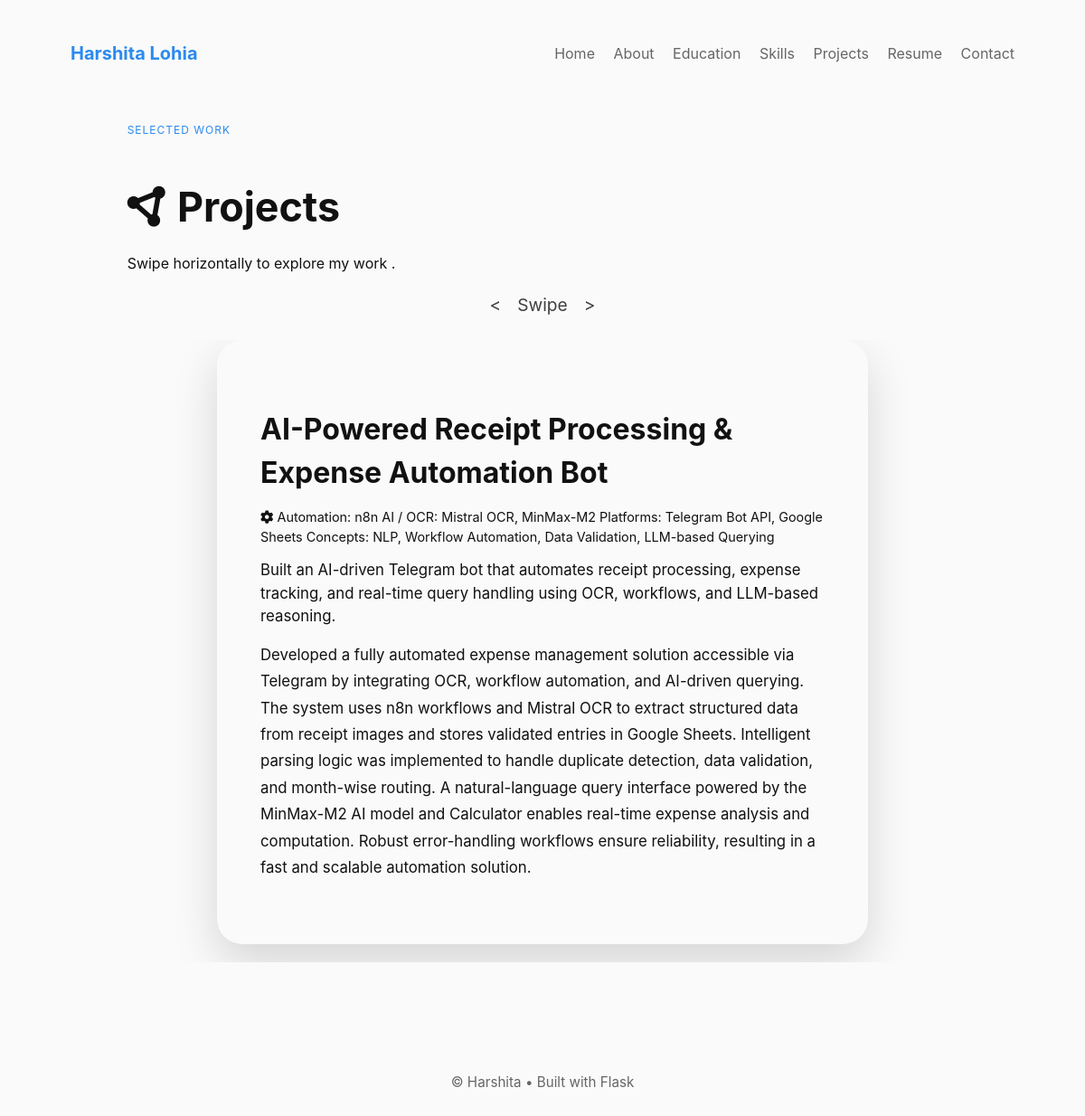
The app's page /projects with its own data.
### models.py (models this page shows, shortened)
class Project(db.Model):
    id = db.Column(db.Integer, primary_key=True)
    title = db.Column(db.String(150), nullable=False)
    short_description = db.Column(db.String(300))
    description = db.Column(db.Text)
    tech_stack = db.Column(db.String(300))  # comma separated
    image_filename = db.Column(db.String(300))
    created_at = db.Column(db.DateTime, default=datetime.utcnow)

### app.py (the view)
@app.route("/projects")
def projects():
    projects = Project.query.order_by(Project.created_at.desc()).all()
    return render_template("projects.html", projects=projects)

### templates/projects.html
{% extends "base.html" %}
{% block content %}
<section class="projects-section">
  <div class="projects-header">
    <span class="projects-tag">Selected Work</span>
    <h1><i class="fa-solid fa-circle-nodes"></i> Projects</h1>
    <p>Swipe horizontally to explore my work .</p>
  </div>
  <div class="carousel-indicators">
    <span>&lt;</span>
    <span>Swipe</span>
    <span>&gt;</span>
  </div>
  <div class="projects-carousel">
    {% for project in projects %}
    <div class="project-slide">
      <div class="project-card">
        <h2>{{ project.title }}</h2>
        {% if project.tech_stack %}
        <p class="project-tech"><i class="fa-solid fa-gear"> </i> {{ project.tech_stack }}</p>
        {% endif %}
        <p class="project-short">{{ project.short_description }}</p>
        <div class="project-description">
          {{ project.description }}
        </div>
      </div>
    </div>
    {% endfor %}
  </div>
</section>
{% endblock %}

### templates/base.html (shortened to what this page needs)
<!doctype html>
<html lang="en">
<head>
  <link rel="stylesheet" href="https://cdnjs.cloudflare.com/ajax/libs/font-awesome/6.5.0/css/all.min.css">
  <link rel="stylesheet" href="{{ url_for('static', filename='css/styles.css') }}">
</head>
<body>
  <div class="container">
    <header class="header">
      <div class="brand">Harshita Lohia</div>
    <nav class="nav">
  <a href="{{ url_for('home') }}">Home</a>
  <a href="{{ url_for('about') }}">About</a>
  <a href="{{ url_for('education') }}">Education</a>
  <a href="{{ url_for('skills') }}">Skills</a>
  <a href="{{ url_for('projects') }}">Projects</a>
  <a href="{{ url_for('resume') }}">Resume</a>
  <a href="{{ url_for('contact_me') }}">Contact</a>
</nav>
    </header>
    {% block content %}{% endblock %}
    <footer class="footer">
      © {{ config.get('APP_AUTHOR', 'Harshita') }} • Built with Flask
    </footer>
  </div>
</body>
</html>

### static/css/styles.css (style rules this page uses)
:root { --accent:#2b8aef; --muted:#666; --bg:#fafafa; --card:#ffffff; --max-width:1100px; font-family: Inter, system-ui, -apple-system, "Segoe UI", Roboto, "Helvetica Neue", Arial; }
html { scroll-behavior: smooth; }
* { box-sizing:border-box }
body { margin:0;background:var(--bg);color:#111;line-height:1.5 }
.container { max-width:var(--max-width);margin:0 auto;padding:28px }
.header { display:flex;align-items:center;justify-content:space-between;padding:16px 0 }
.brand { font-weight:700;font-size:1.25rem;color:var(--accent) }
.nav a { margin-left:16px;color:var(--muted);text-decoration:none }
.footer { padding:18px 0;color:var(--muted);font-size:0.95rem;text-align:center;margin-top:24px }
.nav a { position: relative; transition: color 0.2s ease; }
.nav a::after { content: ""; position: absolute; width: 0%; height: 2px; bottom: -4px; left: 0; background: #2b8aef; transition: width 0.25s ease; }
.projects-section { min-height: 80vh; padding: 40px 6% 80px; }
.projects-header { max-width: 600px; margin-bottom: 50px; }
.projects-header h1 { font-size: 2.6rem; margin-bottom: 10px; }
.projects-header p { color: var(--muted-text); font-size: 1.05rem; }
.project-card { background: var(--card-bg); padding: 24px; border-radius: 22px; box-shadow: var(--shadow); }
.project-short { margin: 14px 0; color: var(--muted-text); }
.project-tech { font-size: 0.85rem; margin-bottom: 10px; }
.projects-section { min-height: 100vh; padding: 40px 6% 80px; overflow: hidden; }
.projects-header { max-width: 600px; margin-bottom: 40px; }
.projects-carousel { display: flex; gap: 40px; overflow-x: auto; scroll-snap-type: x mandatory; padding-bottom: 20px; scroll-behavior: smooth; }
.projects-carousel { -ms-overflow-style: none; scrollbar-width: none; }
.project-slide { flex: 0 0 100%; scroll-snap-align: center; display: flex; justify-content: center; }
.project-card { max-width: 700px; width: 100%; background: var(--card-bg); padding: 50px; border-radius: 28px; box-shadow: var(--shadow); }
.project-card h2 { font-size: 2rem; margin-bottom: 14px; }
.project-tech { font-size: 0.9rem; margin-bottom: 18px; }
.project-short { font-size: 1.05rem; margin-bottom: 18px; color: var(--muted-text); }
.project-description { font-size: 1.05rem; line-height: 1.7; }
.projects-header { max-width: 600px; margin-bottom: 20px; }
.projects-tag { display: inline-block; font-size: 0.75rem; letter-spacing: 1px; text-transform: uppercase; color: var(--accent); margin-bottom: 6px; }
.projects-header h1 { font-size: 2.8rem; margin-bottom: 6px; }
.projects-header p { font-size: 1rem; color: var(--muted-text); }
.carousel-indicators { display: flex; justify-content: center; align-items: center; gap: 18px; font-size: 1.2rem; color: var(--muted-text); margin-bottom: 24px; opacity: 0.8; }
.project-card { max-width: 720px; width: 100%; background: var(--card-bg); padding: 48px; border-radius: 28px; box-shadow: 0 20px 50px rgba(0,0,0,0.15); transition: transform 0.35s ease, box-shadow 0.35s ease; }
.project-card h2 { font-size: 2rem; margin-bottom: 12px; }
.project-tech { font-size: 0.9rem; margin-bottom: 14px; }
.project-short { font-size: 1.05rem; margin-bottom: 16px; color: var(--muted-text); }
.project-description { line-height: 1.75; font-size: 1.05rem; }

### records on screen
Project: title "AI-Powered Receipt Processing & Expense Automation Bot", tech_stack "Automation: n8n AI / OCR: Mistral OCR, MinMax-M2 Platforms: Telegram Bot API, Google Sheets Concepts: NLP, Workflow Automation, Data Validation, LLM-based Querying", short_description "Built an AI-driven Telegram bot that automates receipt processing, expense tracking, and real-time query handling using OCR, workflows, and LLM-based reasoning.", description "Developed a fully automated expense management solution accessible via Telegram by integrating OCR, workflow automation, and AI-driven querying. The system uses n8n workflows and Mistral OCR to extract structured data from receipt images and stores validated entries in Google Sheets. Intelligent parsing logic was implemented to handle duplicate detection, data validation, and month-wise routing. A natural-language query interface powered by the MinMax-M2 AI model and Calculator enables real-time expense analysis and computation. Robust error-handling workflows ensure reliability, resulting in a fast and scalable automation solution."

### other values on screen
{{ config.get('APP_AUTHOR', 'Harshita') }} "Harshita"
